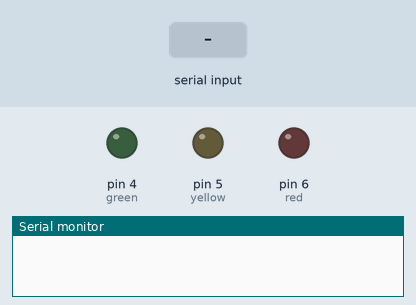
Bench run of a sketch on a simulated Arduino Uno, built with avr-gcc and run on an emulated ATmega328P. On the bench: output pins drawn as LEDs (lit = HIGH), the last lines printed to the serial monitor. The test bench sets the inputs (shaded band).

Above: at 1.2 s.
1.3 s: "green on\n" received over the second serial link
At 2.5 s:
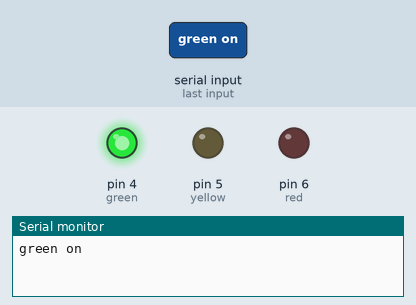
2.8 s: "yellow on\n" received over the second serial link
At 3.8 s:
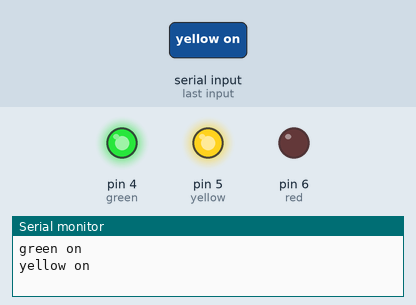
4.3 s: "green off\n" received over the second serial link
At 5.0 s:
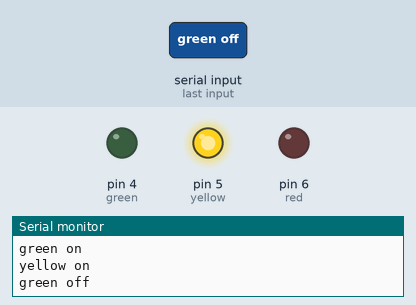
5.8 s: "red on\n" received over the second serial link
At 6.1 s:
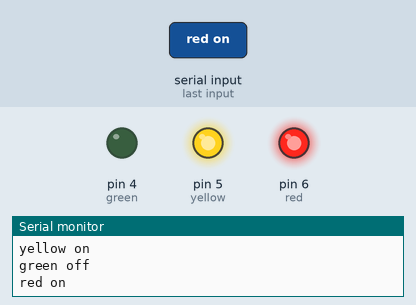
7.3 s: "yellow off\n" received over the second serial link
At 8.5 s:
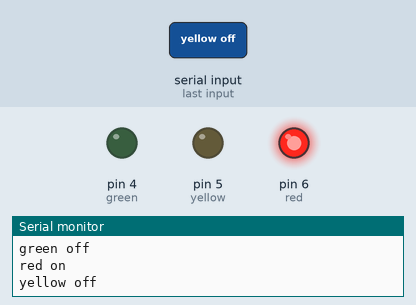
8.8 s: "on all\n" received over the second serial link
At 9.6 s:
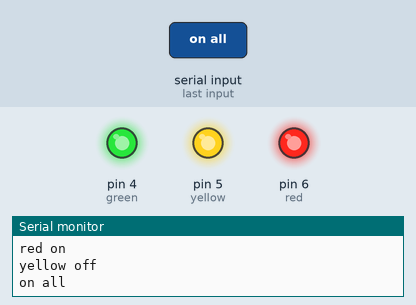
Timing chart, 0 to 11.3 s (numbered marks = the images above; inputs shaded):
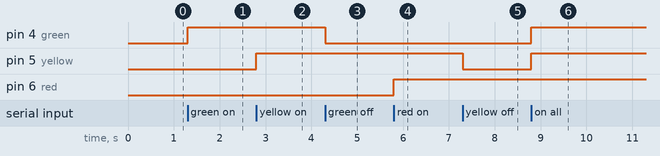

The sketch:

Bluetooth.ino
```cpp
/*
  www.diymakers.es
  by A.García
  Arduino + Bluetooth
  Tutorial en: http://diymakers.es/arduino-bluetooth/
*/

#include <SoftwareSerial.h> //Librería que permite establecer comunicación serie en otros pins

//Aquí conectamos los pins RXD,TDX del módulo Bluetooth.
SoftwareSerial BT(10,11); //10 RX, 11 TX.

int green=4;
int yellow=5;
int red=6;
char cadena[255]; //Creamos un array de caracteres de 256 cposiciones
int i=0; //Tamaño actual del array

void setup()
{
  BT.begin(9600);
  Serial.begin(9600);
  pinMode(green,OUTPUT);
  pinMode(yellow,OUTPUT);
  pinMode(red,OUTPUT);
}

void loop()
{
  //Cuando haya datos disponibles
  if(BT.available())
  {
    char dato=BT.read(); //Guarda los datos carácter a carácter en la variable "dato"

    cadena[i++]=dato; //Vamos colocando cada carácter recibido en el array "cadena"

    //Cuando reciba una nueva línea (al pulsar enter en la app) entra en la función
    if(dato=='\n')
    {
      Serial.print(cadena); //Visualizamos el comando recibido en el Monitor Serial

      //GREEN LED
      if(strstr(cadena,"green on")!=0)
      {
        digitalWrite(green,HIGH);
      }
      if(strstr(cadena,"green off")!=0)
      {
        digitalWrite(green,LOW);
      }
      //YELLOW LED
      if(strstr(cadena,"yellow on")!=0)
      {
        digitalWrite(yellow,HIGH);
      }
      if(strstr(cadena,"yellow off")!=0)
      {
        digitalWrite(yellow,LOW);
      }
      //RED LED
      if(strstr(cadena,"red on")!=0)
      {
        digitalWrite(red,HIGH);
      }
      if(strstr(cadena,"red off")!=0)
      {
        digitalWrite(red,LOW);
      }
      //ALL ON
      if(strstr(cadena,"on all")!=0)
      {
        digitalWrite(green,HIGH);
        digitalWrite(yellow,HIGH);
        digitalWrite(red,HIGH);
      }
      //ALL OFF
      if(strstr(cadena,"off all")!=0)
      {
        digitalWrite(green,LOW);
        digitalWrite(yellow,LOW);
        digitalWrite(red,LOW);
      }

      BT.write("\r"); //Enviamos un retorno de carro de la app. La app ya crea una línea nueva
      clean(); //Ejecutamos la función clean() para limpiar el array
    }
  }
}

//Limpia el array
void clean()
{
  for (int cl=0; cl<=i; cl++)
  {
    cadena[cl]=0;
  }
  i=0;
}
```

Measured:
- after the input at 1.3 s, pin 4 (green): LOW → HIGH at once
- after the input at 2.8 s, pin 5 (yellow): LOW → HIGH at once
- after the input at 4.3 s, pin 4 (green): HIGH → LOW at once
- after the input at 5.8 s, pin 6 (red): LOW → HIGH at once
- after the input at 7.3 s, pin 5 (yellow): HIGH → LOW at once
- after the input at 8.8 s, pin 4 (green), pin 5 (yellow): LOW → HIGH at once
